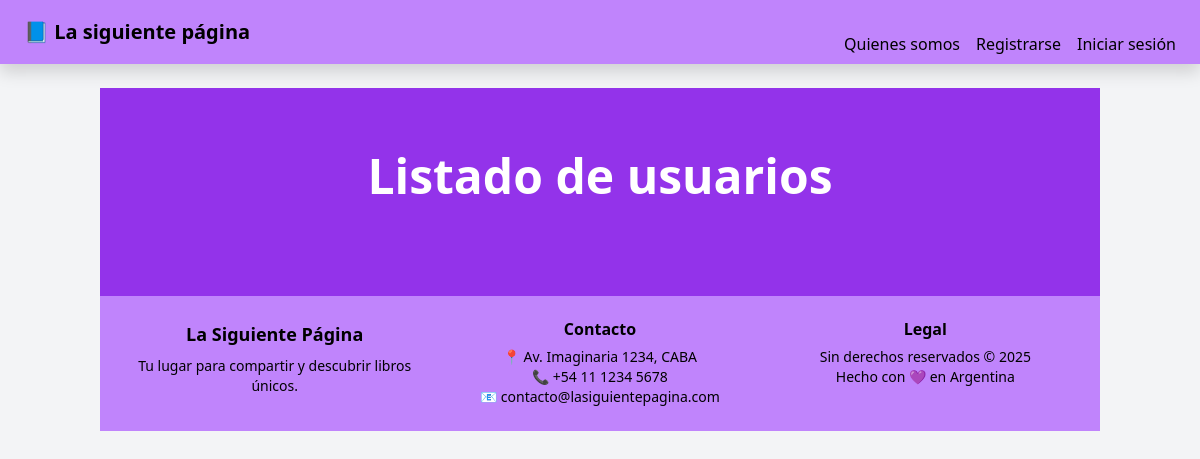
The page /admin/ver_usuarios.php on the database as committed earlier.
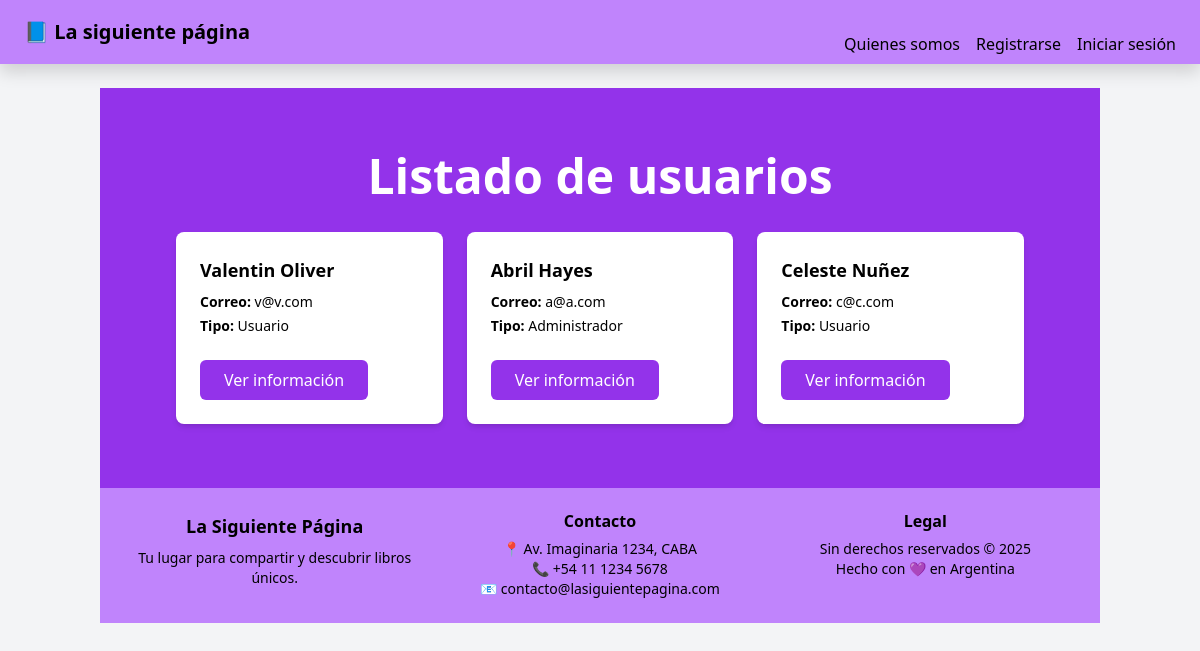
The same page on the database as committed later.
### tables this page shows
CREATE TABLE `usuarios` (
  `id_usuarios` int(11) NOT NULL,
  `nombre` varchar(45) NOT NULL,
  `apellido` varchar(45) NOT NULL,
  `mail` varchar(45) NOT NULL,
  `pass` varchar(45) NOT NULL,
  `fk_id_tipo_usuario` int(11) NOT NULL
);

### admin/ver_usuarios.php (the view, shortened to what this page needs)
<?php
require_once("../components/conf/conf.php");
include_once("../components/include/header.php");
?>
<section class="py-16 bg-purple-600 text-white text-center">
    <div class="max-w-4xl mx-auto px-4">
        <h1 class="text-4xl md:text-5xl font-bold mb-8">Listado de usuarios</h1>
        <div class="grid grid-cols-1 sm:grid-cols-2 md:grid-cols-3 gap-6 text-left">
            <?php
            $consulta = "SELECT * FROM usuarios";
            $resultado = mysqli_query($con, $consulta);
            while ($fila = mysqli_fetch_assoc($resultado)) {
                $tipo = ($fila['fk_id_tipo_usuario'] == 1) ? "Administrador" : "Usuario";
                echo "
                    <div class='bg-white text-black rounded-lg shadow-md p-4'>
                        <h3 class='text-lg font-semibold mb-2'>{$fila['nombre']} {$fila['apellido']}</h3>
                        <p class='text-sm mb-1'><strong>Correo:</strong> {$fila['mail']}</p>
                        <p class='text-sm'><strong>Tipo:</strong> $tipo</p>
                        <a href='info_usuario.php?id={$fila['id_usuarios']}' class='inline-block mt-4 bg-purple-600 text-white px-4 py-2 rounded hover:bg-purple-700'>Ver información</a>
                    </div>
                ";
            }
            ?>
        </div>
    </div>
</section>
<?php include_once("../components/include/footer.php"); ?>

### components/include/header.php (shortened to what this page needs)
<!DOCTYPE html>
<html lang="es">
<head>
    <link rel="stylesheet" href="https://cdn.jsdelivr.net/npm/bootstrap@5.3.3/dist/css/bootstrap.min.css">
    <link rel="stylesheet" href="https://cdn.jsdelivr.net/npm/bootstrap-icons@1.10.5/font/bootstrap-icons.css">
    <script src="https://cdn.tailwindcss.com"></script>
</head>
<body class="bg-gray-100 text-gray-800 min-h-screen w-full">
    <header class="bg-[#c084fc] shadow">
    <div class="max-w-7xl mx-auto px-4 sm:px-6 lg:px-8">
        <div class="flex justify-between h-16 items-center">
            <div class="flex items-center">
                <a href="../index.php" class="text-black font-bold text-xl flex items-center gap-2">
                    📘 La siguiente página
                </a>
            </div>
            <div id="menu" class="hidden md:flex md:items-center md:gap-6 w-full md:w-auto mt-4 md:mt-0">
                <ul class="flex flex-col md:flex-row md:gap-4 text-black font-medium w-full md:w-auto">
                    <?php
                    if (!isset($_SESSION['id_usuarios'])) {
                        echo "
                        <li><a href='../pages/quienes_somos.php' class='hover:underline block py-1'>Quienes somos</a></li>
                        <li><a href='../pages/registro.php' class='hover:underline block py-1'>Registrarse</a></li>
                        <li><a href='../pages/logIn.php' class='hover:underline block py-1'>Iniciar sesión</a></li>
                        ";
                    }
                    ?>
                </ul>
            </div>
        </div>
    </div>
</header>
    <main class="container mt-4">

### components/include/footer.php
<footer class="bg-[#c084fc] text-black py-6 mt-auto w-full">
    <div class="max-w-6xl mx-auto px-4 grid grid-cols-1 md:grid-cols-3 gap-6 text-center md:text-left">
        <div>
            <h3 class="text-lg font-bold mb-2">La Siguiente Página</h3>
            <p class="text-sm">Tu lugar para compartir y descubrir libros únicos.</p>
        </div>
        <div>
            <h4 class="text-md font-semibold mb-2">Contacto</h4>
            <p class="text-sm">📍 Av. Imaginaria 1234, CABA</p>
            <p class="text-sm">📞 +54 11 1234 5678</p>
            <p class="text-sm">📧 contacto@lasiguientepagina.com</p>
        </div>
        <div>
            <h4 class="text-md font-semibold mb-2">Legal</h4>
            <p class="text-sm">Sin derechos reservados © 2025</p>
            <p class="text-sm">Hecho con 💜 en Argentina</p>
        </div>
    </div>
</footer>
</body>
</html>

Rows that differ between the two databases and show on the page:
added usuarios: nombre "Valentin", apellido "Oliver", mail "v@v.com", fk_id_tipo_usuario "Usuario"
added usuarios: nombre "Abril", apellido "Hayes", mail "a@a.com", fk_id_tipo_usuario "Administrador"
added usuarios: nombre "Celeste", apellido "Nuñez", mail "c@c.com", fk_id_tipo_usuario "Usuario"
